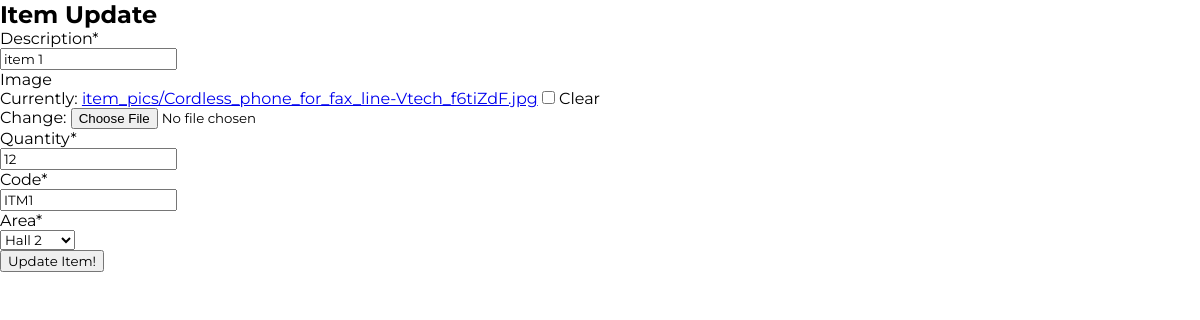
/inventory/1/ (signed in), run on the app's committed database.
### inventory/models.py (models this page shows, shortened)
class Item(models.Model):
    uid = models.IntegerField()
    description = models.CharField(max_length=200)
    details = models.CharField(max_length=1000)
    image = models.ImageField(upload_to='item_pics', blank=True, null=True, max_length=500)
    quantity = models.IntegerField()
    code = models.CharField(max_length=5)
    area = models.ForeignKey(Area, null=True, on_delete=models.SET_NULL)
    approved = models.BooleanField(default=False)
    slug = models.CharField(max_length=1000, null=True, blank=True)

### inventory/views.py (the view, shortened to what this page needs)
# urls.py: path("inventory/<int:pk>/", InventoryDetail.as_view(), name="inventory-update"),
class InventoryDetail(DetailView, LoginRequiredMixin, UserPassesTestMixin,
                      UpdateView):
    model = Item
    fields = ['description', 'image', 'quantity', 'code', 'area']
    success_url = "/inventory"
    def test_func(self):
        if self.request.user.is_admin:
            return True
        return False

### authencation/models.py (called while the page is built)
    def __str__(self):
        return self.name

    @property
    def is_active(self):
        return self.active

    @property
    def is_admin(self):
        return self.admin

### inventory/templates/inventory/item_form.html (shortened to what this page needs)
{% extends "main/base.html" %}
{% load static %}
{% load crispy_forms_tags %}
{% block style %}
<link rel="stylesheet" href='{% static "css/login.css" %}'/>
{% endblock %}
{% block content %}
<div class="container my-5">
    <h2>Item Update</h2>
<div class="card">
  <div class="card-body">
      <form method="POST" enctype="multipart/form-data">
          {{ form|crispy }}
          <div class="form-group">
                <button class="btn btn-outline-info" type="submit">Update Item!</button>
            </div>
      </form>
  </div>
</div>
</div>
{% endblock %}

### static/css/base.css (style rules this page uses)
:root { --navy: #14213D; --buttoncolor: #FCA311; --textcolor: #000000; --whitespace: #ffffff; --secondary: #E5E5E5; }
* { font-family: 'Montserrat', sans-serif; margin: 0; }

### data on the page
Item: description "item 1", quantity "12", code "ITM1", area "Hall 2"
